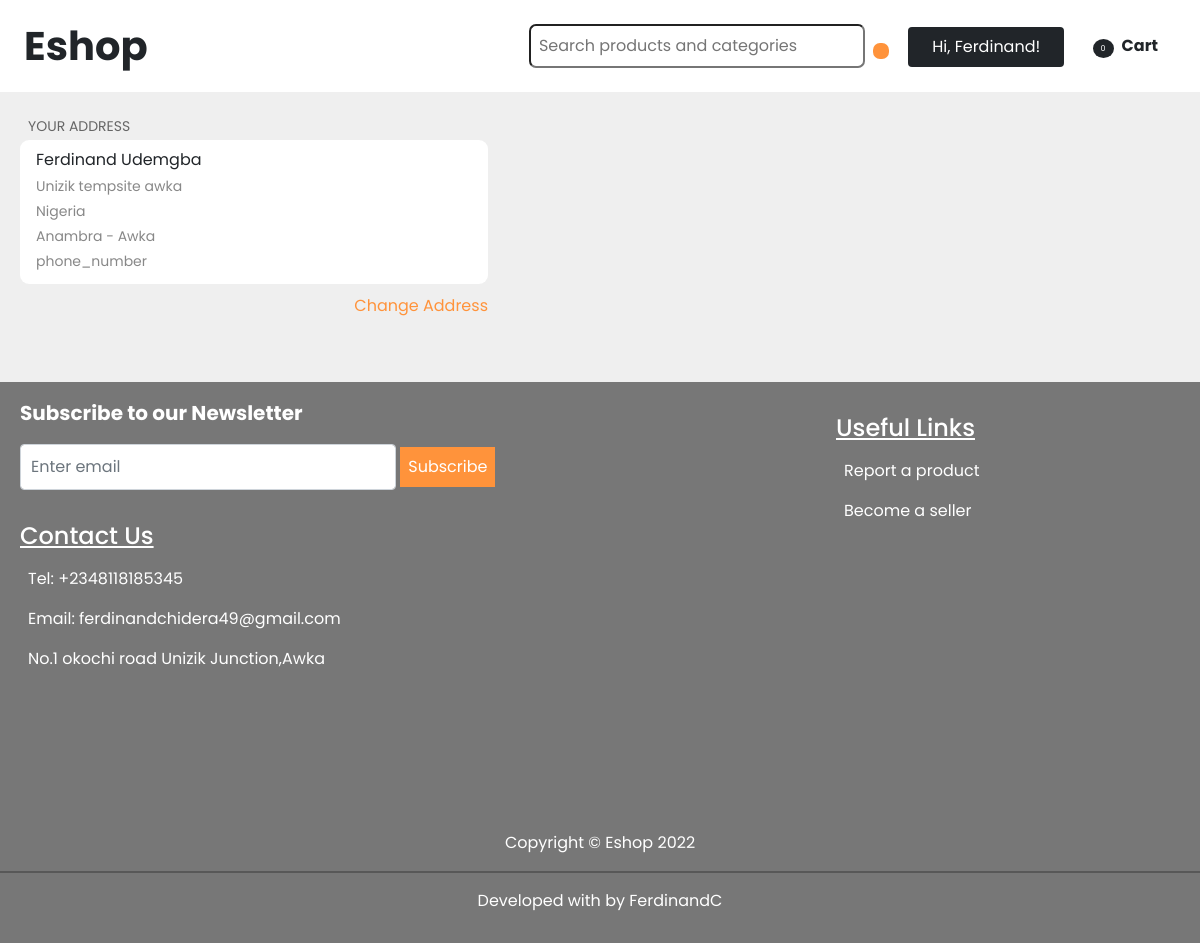
The app's page /accounts/ (signed in), older data.
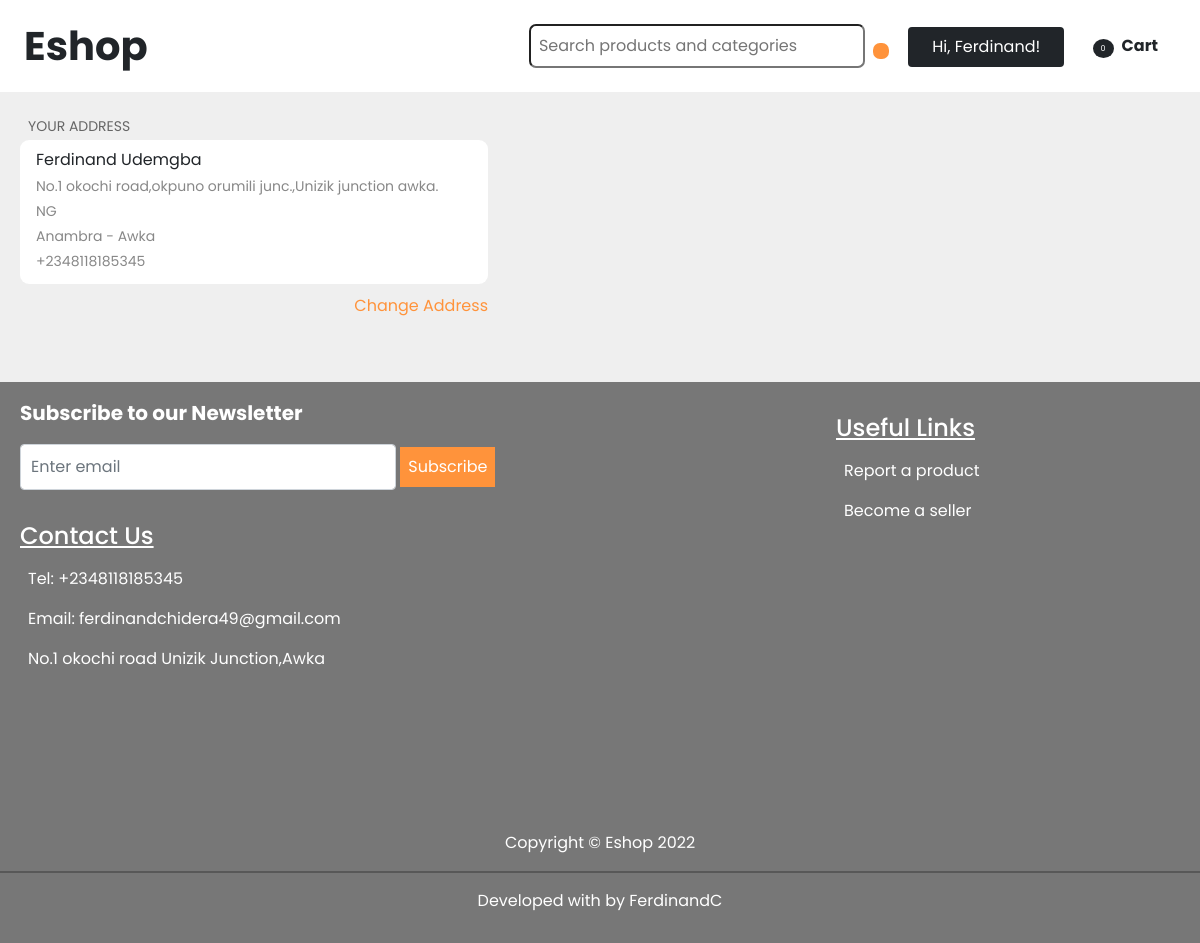
The same page, newer data.
### users/models.py (models this page shows, shortened)
class CustomUser(AbstractUser):
    username = None
    email = models.EmailField(_('email address'), unique=True)
    USERNAME_FIELD = 'email'
    REQUIRED_FIELDS = []
    objects = CustomUserManager()

### account/models.py (models this page shows, shortened)
class Customer(models.Model):
    user = models.OneToOneField(settings.AUTH_USER_MODEL, on_delete=models.CASCADE)
    address = models.CharField(max_length=100, default=None)
    postal_code = models.CharField(max_length=12, default=None)
    country = CountryField(default=None)
    state = models.CharField(max_length=25, default=None)
    city = models.CharField(max_length=100, default=None)
    phone_number = PhoneNumberField(default=None)
    created = models.DateTimeField(auto_now_add=True)
    updated = models.DateTimeField(auto_now=True)
    paid = models.BooleanField(default=False)

### account/views.py (the view)
# urls.py: path('', views.order_payout, name='order_payout'),
@login_required(login_url='login')
def order_payout(request):
    cart = Cart(request)
    customer = Customer.objects.all()
    try:
      Customer.objects.get(user=request.user)
      return render(request, 'orders/created.html', {'cart': cart, 'customer': customer})
    except Customer.DoesNotExist:
      return redirect('order_register')

### cart/cart.py (called while the page is built)
    def __len__(self):
            return sum(item['quantity'] for item in self.cart.values())

    def get_total_price(self):
        return sum(Decimal(item['price']) * item['quantity'] for item in self.cart.values())

    @property
    def coupon(self):
      if self.coupon_id:
        try:
          return Coupon.objects.get(id=self.coupon_id)
        except Coupon.DoesNotExist:
          pass
      return None

### cart/context_processors.py (called while the page is built)
def cart(request):
    return {'cart': Cart(request)}

### account/templates/orders/created.html (shortened to what this page needs)
{% extends 'base.html' %}
{% load static %}
{% block content %}
  <div class="row">
    <div class="col-md-5">
      <div class="mt-2 mb-2 ms-2">
        <p style="color:#666; font-size:14px; height:10px;" class="px-2 py-2">YOUR ADDRESS</p>
        <div class="px-3 pb-2 pt-2" style="margin-bottom:10px; background: white; border-radius:9px;">
          <p class="mb-1" style="font-size:16px;">{{ request.user.get_full_name }}</p>
          <p class="mb-1" style="color:#888; font-size:14px;">{{ request.user.customer.address }}</p>
          <p class="mb-1" style="color:#888; font-size:14px;">{{ request.user.customer.country }}</p>
          <p class="mb-1" style="color:#888; font-size:14px;">{{ request.user.customer.state }} - {{request.user.customer.city}}</p>
          <p class="mb-1" style="color:#888; font-size:14px;">{{request.user.customer.phone_number}}</p>
        </div>
        <p class="text-end"><a style="color:#ff933b" href="{% url 'order_register' %}">Change Address</a></p>
      </div>
    </div>
  </div>
{% endblock %}

### app/templates/base.html (shortened to what the changed rows need)
{% load static bootstrap_icons %}
<!DOCTYPE html>
<html>
  <head>
    <link href="https://cdn.jsdelivr.net/npm/bootstrap@5.1.3/dist/css/bootstrap.min.css" rel="stylesheet">
  </head>
  <body>
    <div style="background:white; width:100%;" class="position-fixed py-3 px-4 d-inline-block">
      <div class="d-inline-block px-2 pt-2 float-end">
         <span class="menu1">{% if request.user.is_authenticated %}<span class="dd position-relative d-inline-block"><button  class="dd-btn py-2 px-4 text-center btn btn-dark w-auto text-white">Hi, {{ request.user.first_name }}! </button>
            </span>{% endif%}</span>
      </div>
    </div>
    <div style="padding-top:100px;" class="container-fluid overflow-hidden">
      {% block content %}
      {% endblock %}
    </div>
  </body>
</html>

Row changes from the older to the newer data that the page shows:
changed CustomUser "Ferdinand": user.customer.address "Unizik tempsite awka" → "No.1 okochi road,okpuno orumili junc.,Unizik junction awka."; user.customer.country "Nigeria" → "NG"; user.customer.phone_number "phone_number" → "+2348118185345"
